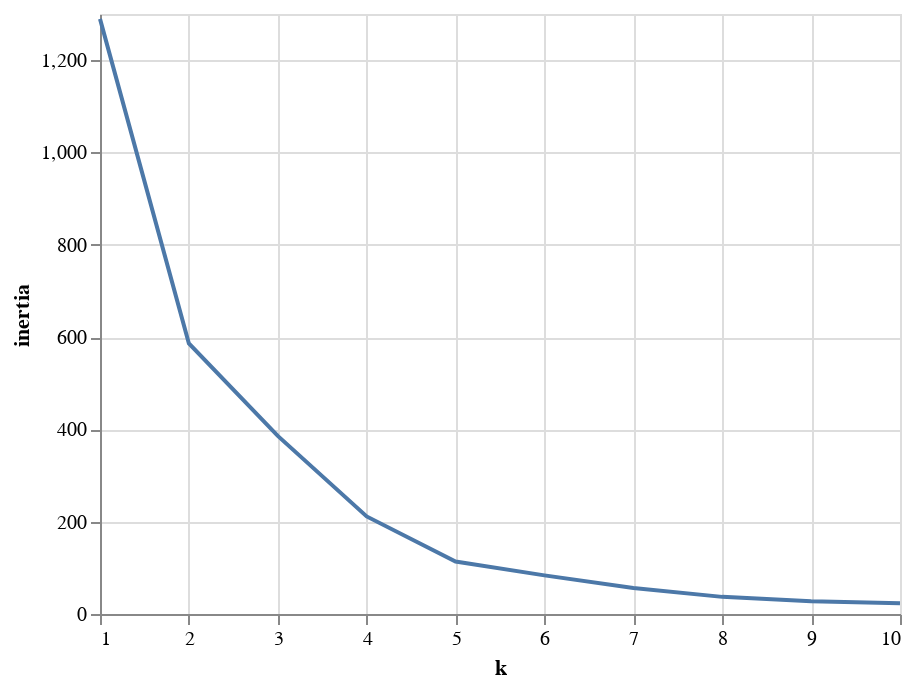

Here is the notebook cell this chart was saved with:
### Code cell
inertia = []
k = list(range(1, 11))

# Calculate the inertia for the range of k values
for i in k:
    km = KMeans(n_clusters=i, random_state=0)
    km.fit(df_crypto_pca)
    inertia.append(km.inertia_)


# Create the Elbow Curve using hvPlot
elbow_data = {"k": k, "inertia": inertia}
df_elbow = pd.DataFrame(elbow_data)
alt.Chart(df_elbow).mark_line().encode(
    x='k',
    y='inertia'
)

### Figure 1 — Vega-Lite specification as saved in the notebook (floating-point values rounded to 4 significant figures)
{"config": {"view": {"continuousWidth": 400, "continuousHeight": 300}}, "data": {"name": "data-615427d750a1b6c4c58d201b56ae8415"}, "mark": "line", "encoding": {"x": {"type": "quantitative", "field": "k"}, "y": {"type": "quantitative", "field": "inertia"}}, "$schema": "https://vega.github.io/schema/vega-lite/v4.8.1.json", "datasets": {"data-615427d750a1b6c4c58d201b56ae8415": [{"k": 1, "inertia": 1289.0}, {"k": 2, "inertia": 586.3}, {"k": 3, "inertia": 385.9}, {"k": 4, "inertia": 211.4}, {"k": 5, "inertia": 113.7}, {"k": 6, "inertia": 83.7}, {"k": 7, "inertia": 56.42}, {"k": 8, "inertia": 37.12}, {"k": 9, "inertia": 27.74}, {"k": 10, "inertia": 23.11}]}}
